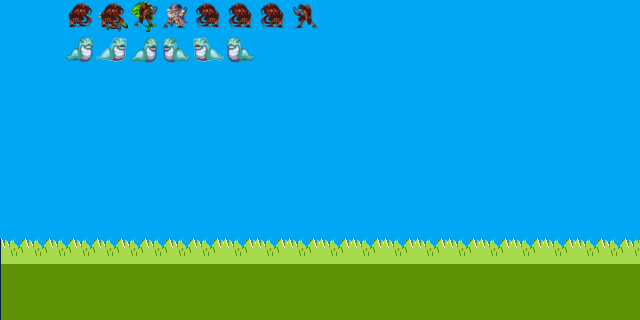

Rendered tile map (Tiled .tmx) drawn with the repository's tilesets; below, a short description and the map source with its tile grids summarised:
An orthogonal 20x10 tile map with 32x32 px tiles, 11 tile layers (Pozadina, Pod, Biljka1, Biljka2, ...), 22 tilesets and 5 objects (projektilsova, projektilbiljke, projektilkukac, projektilkukacl, novcic).

<map version="1.9" tiledversion="1.9.2" orientation="orthogonal" renderorder="right-down" width="20" height="10" tilewidth="32" tileheight="32" infinite="0" nextlayerid="15" nextobjectid="19">
 <editorsettings>
  <export target="../../mapa1.js" format="js" />
 </editorsettings>
 <properties>
  <property name="class" value="Kukac" />
 </properties>
 <tileset firstgid="1" name="pozadina" tilewidth="32" tileheight="32" tilecount="56" columns="8">
  <image source="slike/level1.png" width="256" height="240" />
 </tileset>
 <tileset firstgid="57" name="Biljka1" tilewidth="32" tileheight="32" tilecount="1" columns="1">
  <image source="slike/biljka1.png" width="32" height="32" />
 </tileset>
 <tileset firstgid="58" name="Biljka2" tilewidth="32" tileheight="32" tilecount="1" columns="1">
  <image source="slike/biljka2.png" width="32" height="32" />
 </tileset>
 <tileset firstgid="59" name="Zmija1D" tilewidth="32" tileheight="32" tilecount="1" columns="1">
  <image source="slike/zmija1D.png" width="32" height="32" />
 </tileset>
 <tileset firstgid="60" name="Zmija2D" tilewidth="32" tileheight="32" tilecount="1" columns="1">
  <image source="slike/zmija2D.png" width="32" height="32" />
 </tileset>
 <tileset firstgid="61" name="Zmija3D" tilewidth="32" tileheight="32" tilecount="1" columns="1">
  <image source="slike/zmija3D.png" width="32" height="32" />
 </tileset>
 <tileset firstgid="62" name="Zmija1L" tilewidth="32" tileheight="32" tilecount="1" columns="1">
  <image source="slike/zmija1L.png" width="32" height="32" />
 </tileset>
 <tileset firstgid="63" name="Zmija2L" tilewidth="32" tileheight="32" tilecount="1" columns="1">
  <image source="slike/zmija2L.png" width="32" height="32" />
 </tileset>
 <tileset firstgid="64" name="Zmija3L" tilewidth="32" tileheight="32" tilecount="1" columns="1">
  <image source="slike/zmija3L.png" width="32" height="32" />
 </tileset>
 <tileset firstgid="65" name="Kukac1D" tilewidth="32" tileheight="32" tilecount="1" columns="1">
  <image source="slike/kukac1D.png" width="32" height="32" />
 </tileset>
 <tileset firstgid="66" name="Kukac2D" tilewidth="32" tileheight="32" tilecount="1" columns="1">
  <image source="slike/kukac2D.png" width="32" height="32" />
 </tileset>
 <tileset firstgid="67" name="Kukac3D" tilewidth="32" tileheight="32" tilecount="1" columns="1">
  <image source="slike/Kukac3D.png" width="32" height="32" />
 </tileset>
 <tileset firstgid="68" name="Kukac4D" tilewidth="32" tileheight="32" tilecount="1" columns="1">
  <image source="slike/Kukac4D.png" width="32" height="32" />
 </tileset>
 <tileset firstgid="69" name="Kukac1L" tilewidth="32" tileheight="32" tilecount="1" columns="1">
  <image source="slike/kukac1L.png" width="32" height="32" />
 </tileset>
 <tileset firstgid="70" name="Kukac2L" tilewidth="32" tileheight="32" tilecount="1" columns="1">
  <image source="slike/kukac2L.png" width="32" height="32" />
 </tileset>
 <tileset firstgid="71" name="Kukac3L" tilewidth="32" tileheight="32" tilecount="1" columns="1">
  <image source="slike/Kukac3L.png" width="32" height="32" />
 </tileset>
 <tileset firstgid="72" name="Kukac4L" tilewidth="32" tileheight="32" tilecount="1" columns="1">
  <image source="slike/Kukac4L.png" width="32" height="32" />
 </tileset>
 <tileset firstgid="73" name="sova" tilewidth="32" tileheight="32" tilecount="1" columns="1">
  <image source="slike/sova2.png" width="32" height="32" />
 </tileset>
 <tileset firstgid="74" name="projektilsova" tilewidth="32" tileheight="32" tilecount="1" columns="1">
  <image source="slike/projektilsova.png" width="32" height="32" />
 </tileset>
 <tileset firstgid="75" name="projektilbiljke" tilewidth="32" tileheight="32" tilecount="1" columns="1">
  <image source="slike/projektilbiljke.png" width="32" height="32" />
 </tileset>
 <tileset firstgid="76" name="projektilkukac" tilewidth="32" tileheight="32" tilecount="1" columns="1">
  <image source="slike/projektilkukac.png" width="32" height="32" />
 </tileset>
 <tileset firstgid="77" name="novcic" tilewidth="32" tileheight="32" tilecount="1" columns="1">
  <image source="slike/novcic.png" width="32" height="32" />
 </tileset>
 <layer id="1" name="Pozadina" width="20" height="10">
  <data>[200 cells, 160 non-empty, 18 distinct tile ids]</data>
 </layer>
 <objectgroup id="13" name="Object Layer 1">
  <properties>
   <property name="class" value="Items" />
  </properties>
  <object id="3" name="projektilsova" gid="74" x="481" y="255" width="32" height="32" />
  <object id="5" name="projektilbiljke" gid="75" x="353" y="254" width="32" height="32" />
  <object id="7" name="projektilkukac" gid="76" x="256" y="259" width="32" height="32" />
  <object id="11" name="projektilkukacl" gid="76" x="191" y="257" width="32" height="32" />
  <object id="18" name="novcic" gid="77" x="96" y="256" width="32" height="32" />
 </objectgroup>
 <layer id="2" name="Pod" width="20" height="10">
  <data>[200 cells, 40 non-empty, 16 distinct tile ids]</data>
 </layer>
 <layer id="3" name="Biljka1" width="20" height="10">
  <properties>
   <property name="class" value="Biljka1" />
  </properties>
  <data>[200 cells, 1 non-empty, 1 distinct tile ids]</data>
 </layer>
 <layer id="4" name="Biljka2" width="20" height="10">
  <properties>
   <property name="class" value="Biljka2" />
  </properties>
  <data>[200 cells, 1 non-empty, 1 distinct tile ids]</data>
 </layer>
 <layer id="5" name="Biljka3" width="20" height="10">
  <properties>
   <property name="class" value="Biljka3" />
  </properties>
  <data>[200 cells, 1 non-empty, 1 distinct tile ids]</data>
 </layer>
 <layer id="6" name="Biljka4" width="20" height="10">
  <properties>
   <property name="class" value="Biljka4" />
  </properties>
  <data>[200 cells, 1 non-empty, 1 distinct tile ids]</data>
 </layer>
 <layer id="7" name="Biljka5" width="20" height="10">
  <properties>
   <property name="class" value="Biljka5" />
  </properties>
  <data>[200 cells, 1 non-empty, 1 distinct tile ids]</data>
 </layer>
 <layer id="8" name="Kukac" width="20" height="10">
  <properties>
   <property name="class" value="Kukac" />
  </properties>
  <data>[200 cells, 8 non-empty, 6 distinct tile ids]</data>
 </layer>
 <layer id="9" name="Zmija1" width="20" height="10">
  <properties>
   <property name="class" value="Zmija1" />
  </properties>
  <data>[200 cells, 6 non-empty, 6 distinct tile ids]</data>
 </layer>
 <layer id="10" name="Zmija2" width="20" height="10">
  <properties>
   <property name="class" value="Zmija2" />
  </properties>
  <data>[200 cells, 6 non-empty, 6 distinct tile ids]</data>
 </layer>
 <layer id="12" name="sova" width="20" height="10">
  <properties>
   <property name="class" value="Sova" />
  </properties>
  <data>[200 cells, 1 non-empty, 1 distinct tile ids]</data>
 </layer>
</map>